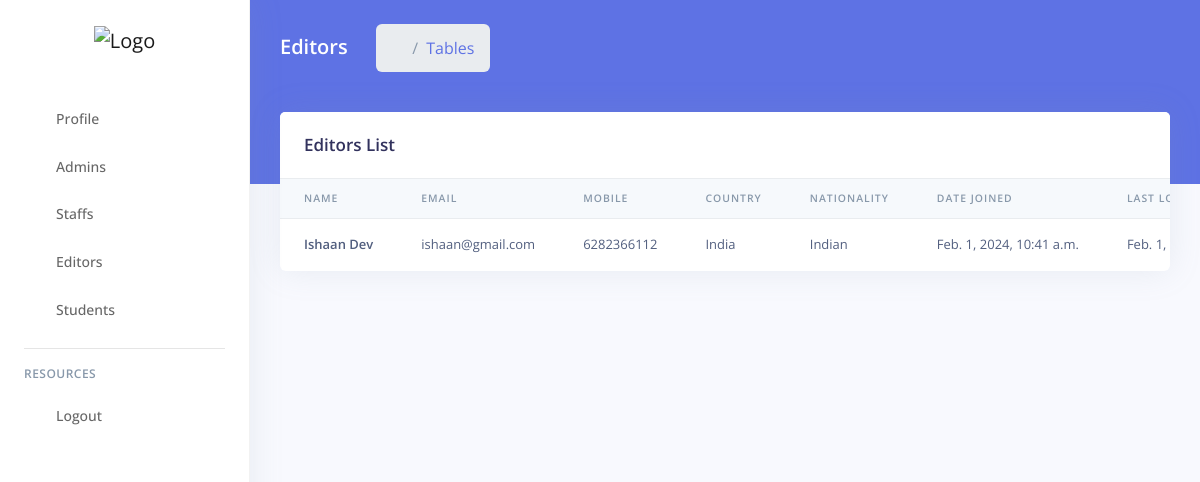
/editors/ (signed in), run on the app's committed database.
### user/models.py (models this page shows, shortened)
class AppUser(AbstractUser):
    first_name = models.CharField(max_length=150)
    last_name = models.CharField(max_length=150)
    full_name = models.CharField(max_length=300)
    email = models.EmailField(unique=True)
    country = models.CharField(max_length=100)
    nationality = models.CharField(max_length=100)
    mobile_number = models.CharField(max_length=15)
    ROLE_CHOICES = [
        ('student', 'Student'),
        ('staff', 'Staff'),
        ('admin', 'Admin'),
        ('editor', 'Editor'),
    ]
    role = models.CharField(max_length=10, choices=ROLE_CHOICES)

### user/views.py (the view)
# urls.py: path('editors/', editors, name='editors'),
@login_required
@user_passes_test(is_editor_or_admin, login_url='/access-denied/')
def editors(request):
    users = AppUser.objects.filter(role='editor')
    page = 'editors'
    return render(request, 'user_list.html', {'users': users, 'page': page})

### user/permissions.py (called while the page is built)
def is_editor_or_admin(user):
    return user.role == 'editor' or user.role == 'admin'

### user/templates/user_list.html (shortened to what this page needs)
{% extends 'layouts/base.html' %}
{% block content %}
  <div class="header bg-primary pb-6">
    <div class="container-fluid">
      <div class="header-body">
        <div class="row align-items-center py-4">
          <div class="col-lg-6 col-7">
            <h6 class="h2 text-white d-inline-block mb-0">{{page|capfirst}}</h6>
            <nav aria-label="breadcrumb" class="d-none d-md-inline-block ml-md-4">
              <ol class="breadcrumb breadcrumb-links breadcrumb-dark">
                <li class="breadcrumb-item"><a href="/profile"><i class="fas fa-home"></i></a></li>
                <li class="breadcrumb-item"><a href="/{{page}}">Tables</a></li>
              </ol>
            </nav>
          </div>
        </div>
      </div>
    </div>
  </div>
  <div class="container-fluid mt--6">
    <div class="row">
      <div class="col">
        <div class="card">
          <div class="card-header border-0">
            <h3 class="mb-0">{{page|capfirst}} List</h3>
          </div>
          <div class="table-responsive">
            <table class="table align-items-center table-flush">
              <thead class="thead-light">
                <tr>
                  <th scope="col" class="sort" data-sort="name">Name</th>
                  <th scope="col" class="sort" data-sort="budget">Email</th>
                  <th scope="col" class="sort" data-sort="status">Mobile</th>
                  <th scope="col" class="sort" data-sort="completion">Country</th>
                  <th scope="col" class="sort" data-sort="completion">Nationality</th>
                  <th scope="col" class="sort" data-sort="completion">Date Joined</th>
                  <th scope="col" class="sort" data-sort="completion">Last Login</th>
                </tr>
              </thead>
              <tbody class="list">
                <tr>
                  {% for user in users %}
                    <th scope="row">
                      {{ user.full_name }}
                    </th>
                    <td>
                      {{ user.email }}
                    </td>
                    <td>
                      {{ user.mobile_number }}
                    </td>
                    <td>
                      {{ user.country }}
                    </td>
                    <td>
                      {{ user.nationality }}
                    </td>
                    <td>
                      {{ user.date_joined }}
                    </td>
                    <td>
                      {{ user.last_login }}
                    </td>
                  {% endfor %}
                </tr>
              </tbody>
            </table>
          </div>
        </div>
      </div>
    </div>
  </div>
{% endblock content %}

### data on the page
AppUser: full_name "Ishaan Dev", email "ishaan@gmail.com", mobile_number "6282366112", country "India", nationality "Indian", date_joined "Feb. 1, 2024, 10:41 a.m.", last_login "Feb. 1,…"

### other printed values
{{ page|capfirst }} "Editors"
